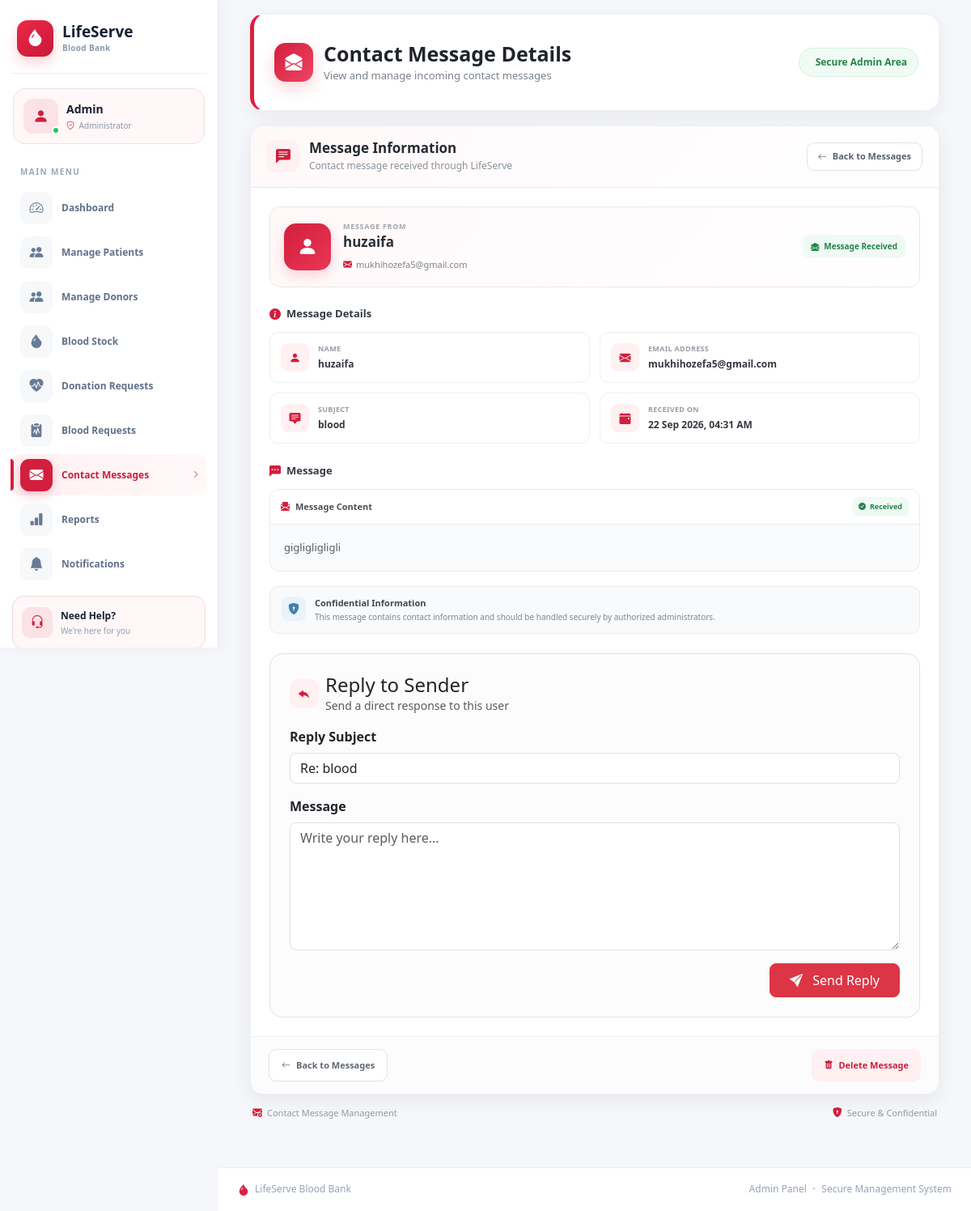
The page /adminpanel/contact-message/11/ on the database its author committed.
### accounts/models.py (models this page shows, shortened)
class ContactMessage(models.Model):
    name = models.CharField(max_length=100)
    email = models.EmailField()
    subject = models.CharField(max_length=200)
    message = models.TextField()
    is_read = models.BooleanField(default=False)
    created_at = models.DateTimeField(auto_now_add=True)

### adminpanel/views.py (the view)
# urls.py: path("contact-message/<int:id>/",views.contact_message_detail,name="contact_message_detail"),
def contact_message_detail(request, id):
    message = get_object_or_404(ContactMessage, id=id)
    message.is_read = True
    message.save(update_fields=["is_read"])
    return render(
        request,
        "adminpanel/contact_message_detail.html",
        {"message": message}
    )

### accounts/context_processors.py (called while the page is built, shortened)
def notification_count(request):
    return {
        "notification_count": 0
    }

def contact_message_count(request):
    unread_count = ContactMessage.objects.filter(is_read=False).count()
    return {
        "contact_message_count": unread_count
    }

### donor/context_processors.py (called while the page is built)
def donor_data(request):
    donor = None
    if request.user.is_authenticated:
        try:
            donor = Donor.objects.get(user=request.user)
        except Donor.DoesNotExist:
            donor = None
    return {
        "donor": donor
    }

### lifeserve/offline_translation.py (called while the page is built)
    def __call__(self, request):
        response = self.get_response(request)
        if request.LANGUAGE_CODE != 'hi' or response.get('Content-Type', '').split(';')[0] != 'text/html':
            return response
        if not response.streaming:
            response.content = translate_html(response.content.decode(response.charset or 'utf-8')).encode(response.charset or 'utf-8')
            response.headers.pop('Content-Length', None)
        return response

### patient/context_processors.py (called while the page is built)
def patient_data(request):
    if request.user.is_authenticated:
        patient = Patient.objects.filter(user=request.user).first()
        return {
            "patient": patient
        }
    return {}

### lifeserve/templates/adminpanel/contact_message_detail.html (shortened to what this page needs)
{% extends "adminpanel/base.html" %}
{% load static %}
{% block extra_css %}
<link rel="stylesheet" href="{% static 'css/contact-message-detail.css' %}">
{% endblock %}
{% block content %}
<div class="cmd-page">
        <section class="cmd-page-header">
        <div class="cmd-header-left">
            <div class="cmd-title-icon">
                <i class="bi bi-envelope-open-fill"></i>
            </div>
            <div>
                <h1>Contact Message Details</h1>
                <p>View and manage incoming contact messages</p>
            </div>
        </div>
        <div class="cmd-secure-badge">
            Secure Admin Area
        </div>
        </section>
    <div class="cmd-card">
        <div class="cmd-card-header">
            <div class="cmd-card-heading">
                <div class="cmd-heading-icon">
                    <i class="bi bi-chat-left-text-fill"></i>
                </div>
                <div>
                    <h2>Message Information</h2>
                    <p>Contact message received through LifeServe</p>
                </div>
            </div>
            <a
                href="{% url 'contact_messages' %}"
                class="cmd-back-top"
            >
                <i class="bi bi-arrow-left"></i>
                Back to Messages
            </a>
        </div>
        <div class="cmd-card-body">
            <div class="cmd-profile-section">
                <div class="cmd-avatar">
                    <i class="bi bi-person-fill"></i>
                </div>
                <div class="cmd-profile-info">
                    <span class="cmd-profile-label">
                        MESSAGE FROM
                    </span>
                    <h3>{{ message.name }}</h3>
                    <a href="mailto:{{ message.email }}" class="cmd-email">
                        <i class="bi bi-envelope-fill"></i>
                        {{ message.email }}
                    </a>
                </div>
                <div class="cmd-message-status">
                    <i class="bi bi-envelope-open-fill"></i>
                    Message Received
                </div>
            </div>
            <div class="cmd-section-title">
                <i class="bi bi-info-circle-fill"></i>
                <span>Message Details</span>
            </div>
            <div class="cmd-details-grid">
                <div class="cmd-detail-item">
                    <div class="cmd-detail-icon">
                        <i class="bi bi-person-fill"></i>
                    </div>
                    <div class="cmd-detail-content">
                        <span>Name</span>
                        <strong>{{ message.name }}</strong>
                    </div>
                </div>
                <div class="cmd-detail-item">
                    <div class="cmd-detail-icon">
                        <i class="bi bi-envelope-fill"></i>
                    </div>
                    <div class="cmd-detail-content">
                        <span>Email Address</span>
                        <strong>{{ message.email }}</strong>
                    </div>
                </div>
                <div class="cmd-detail-item">
                    <div class="cmd-detail-icon">
                        <i class="bi bi-chat-square-text-fill"></i>
                    </div>
                    <div class="cmd-detail-content">
                        <span>Subject</span>
                        <strong>{{ message.subject }}</strong>
                    </div>
                </div>
                <div class="cmd-detail-item">
                    <div class="cmd-detail-icon">
                        <i class="bi bi-calendar-event-fill"></i>
                    </div>
                    <div class="cmd-detail-content">
                        <span>Received On</span>
                        <strong>
                            {{ message.created_at|date:"d M Y, h:i A" }}
                        </strong>
                    </div>
                </div>
            </div>
            <div class="cmd-section-title cmd-message-title">
                <i class="bi bi-chat-left-dots-fill"></i>
                <span>Message</span>
            </div>
            <div class="cmd-message-box">
                <div class="cmd-message-box-header">
                    <div>
                        <i class="bi bi-envelope-paper-fill"></i>
                        <span>Message Content</span>
                    </div>
                    <span class="cmd-content-badge">
                        <i class="bi bi-check-circle-fill"></i>
                        Received
                    </span>
                </div>
                <div class="cmd-message-content">
                    {{ message.message|linebreaks }}
                </div>
            </div>
            <div class="cmd-security-note">
                <div class="cmd-security-icon">
                    <i class="bi bi-shield-lock-fill"></i>
                </div>
                <div>
                    <strong>Confidential Information</strong>
                    <p>
                        This message contains contact information and should
                        be handled securely by authorized administrators.
                    </p>
                </div>
            </div>
            <div class="mt-4 p-4 border rounded-4 bg-light-subtle">
                <div class="d-flex align-items-center gap-2 mb-3">
                    <div class="cmd-heading-icon" style="width: 36px; height: 36px; font-size: 16px;">
                        <i class="bi bi-reply-fill"></i>
                    </div>
                    <div>
                        <h4 class="mb-0">Reply to Sender</h4>
                        <p class="mb-0 text-muted small">Send a direct response to this user</p>
                    </div>
                </div>
                <form method="post" action="{% url 'reply_contact_message' message.id %}">
                    <div class="mb-3">
                        <label class="form-label fw-semibold">Reply Subject</label>
                        <input
                            type="text"
                            name="reply_subject"
                            class="form-control rounded-3"
                            value="Re: {{ message.subject }}"
                            required>
                    </div>
                    <div class="mb-3">
                        <label class="form-label fw-semibold">Message</label>
                        <textarea
                            name="reply_message"
                            class="form-control rounded-3"
                            rows="6"
                            placeholder="Write your reply here..."
                            required></textarea>
                    </div>
                    <div class="d-flex justify-content-end">
                        <button type="submit" class="btn btn-danger rounded-3 px-4 py-2">
                            <i class="bi bi-send-fill me-2"></i>
                            Send Reply
                        </button>
                    </div>
                </form>
            </div>
        </div>
        <div class="cmd-card-footer">
            <a
                href="{% url 'contact_messages' %}"
                class="cmd-cancel-btn"
            >
                <i class="bi bi-arrow-left"></i>
                Back to Messages
            </a>
            <button
                type="button"
                class="cmd-delete-btn"
                data-bs-toggle="modal"
                data-bs-target="#deleteModal"
            >
                <i class="bi bi-trash-fill"></i>
                Delete Message
            </button>
        </div>
    </div>
    <div class="cmd-page-footer">
        <div>
            <i class="bi bi-envelope-check-fill"></i>
            Contact Message Management
        </div>
        <div>
            <i class="bi bi-shield-lock-fill"></i>
            Secure & Confidential
        </div>
    </div>
</div>
{% endblock %}

### lifeserve/static/css/admin.css (style rules this page uses)
* { box-sizing: border-box; }
html, body { margin: 0; padding: 0; width: 100%; min-height: 100%; font-family: "Segoe UI", Arial, sans-serif; background: #f5f7fa; }
body { overflow-x: hidden; }
.admin-content > * { max-width: 100%; }

### rows shown on the page
ContactMessage: name "huzaifa", email "mukhihozefa5@gmail.com", subject "blood", created_at "22 Sep 2026, 04:31 AM", message "gigligligligli", reply_subject "Re: blood"
